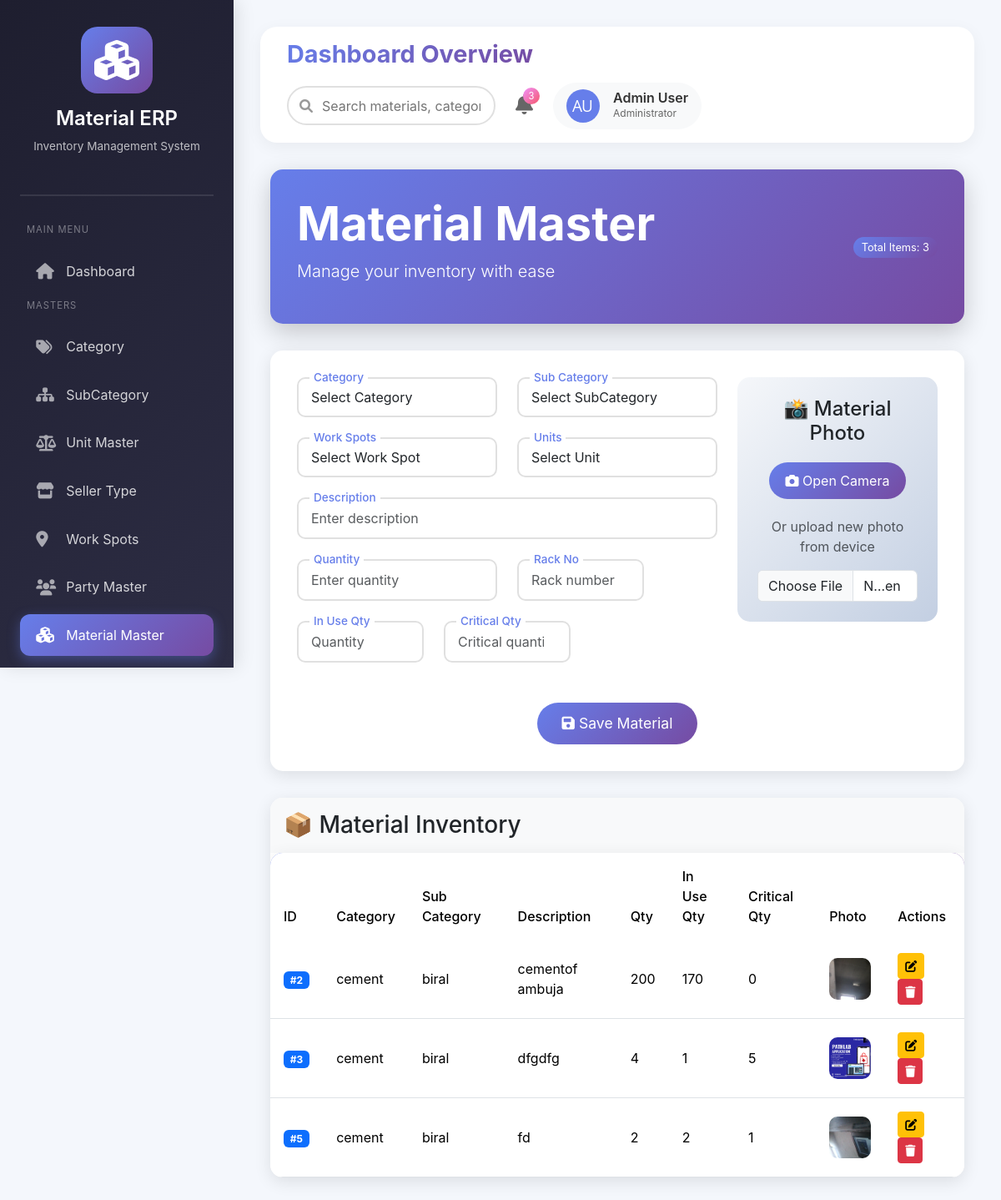
The app's page /materials/master/ with its own data.
### materials/models.py (models this page shows)
class MaterialMaster(models.Model):
    category = models.ForeignKey(Category,on_delete=models.CASCADE)
    sub_category = models.ForeignKey(SubCategory,on_delete=models.CASCADE)
    work_spots = models.ForeignKey(WorkSpots,on_delete=models.CASCADE)
    description = models.CharField(max_length=200)
    units = models.ForeignKey(UnitMaster,on_delete=models.CASCADE)
    quantity = models.IntegerField()
    qty = models.IntegerField()
    rate = models.FloatField()
    rackno = models.CharField(max_length=50)
    critical_qty = models.IntegerField()
    photo = models.ImageField(upload_to="materials")
    added_on = models.DateTimeField(auto_now_add=True)
    status = models.BooleanField(default=True)

### masters/models.py (models this page shows, shortened)
class Category(models.Model):
    id = models.AutoField(primary_key=True)
    name = models.CharField(max_length=100)
    status = models.BooleanField(default=True)

class SubCategory(models.Model):
    id = models.AutoField(primary_key=True)
    category = models.ForeignKey(Category,on_delete=models.CASCADE)
    sub_category = models.CharField(max_length=100)

### materials/views.py (the view, shortened to what this page needs)
# urls.py: path('master/', views.material_master, name='material_master'),
def material_master(request, pk=None):
    instance = None
    if pk:
        instance = get_object_or_404(MaterialMaster, pk=pk)
    category = Category.objects.all()
    subcategory = SubCategory.objects.all()
    workspots = WorkSpots.objects.all()
    units = UnitMaster.objects.all()
    data = MaterialMaster.objects.select_related(
        'category', 'sub_category', 'work_spots', 'units'
    ).all()
    return render(request, 'materials/material_master.html', {
        'category': category,
        'subcategory': subcategory,
        'workspots': workspots,
        'units': units,
        'data': data,
        'instance': instance,
        'is_edit': bool(instance),
    })

### materials/templates/materials/material_master.html (shortened to what this page needs)
{% extends 'base.html' %}
{% block content %}
<div class="container-fluid">
    <div class="material-header">
        <div class="d-flex justify-content-between align-items-center">
            <div>
              <h1 class="display-4 fw-bold">
                    {% if is_edit %}Edit Material{% else %}Material Master{% endif %}
                </h1>
                <p class="lead">Manage your inventory with ease</p>
            </div>
            <div>
                <span class="material-badge">Total Items: {{data|length}}</span>
            </div>
        </div>
    </div>
    <div class="form-card">
        <form method="POST" enctype="multipart/form-data" id="materialForm">
            <div class="row">
                <div class="col-md-8">
                    <div class="row">
                        <div class="col-md-6">
                            <div class="floating-label">
                                <label>Category</label>
                                <select id="category" name="category" class="form-control form-control-modern">
                                    <option value="">Select Category</option>
                                </select>
                            </div>
                        </div>
                        <div class="col-md-6">
                            <div class="floating-label">
                                <label>Sub Category</label>
                               <select id="subcategory" name="subcategory" class="form-control form-control-modern">
                                    <option value="">Select SubCategory</option>
                                </select>
                            </div>
                        </div>
                        <div class="col-md-6">
                            <div class="floating-label">
                                <label>Work Spots</label>
                                <select name="workspots" class="form-control form-control-modern">
                                    <option value="">Select Work Spot</option>
                                </select>
                            </div>
                        </div>
                        <div class="col-md-6">
                            <div class="floating-label">
                                <label>Units</label>
                                <select name="units" class="form-control form-control-modern">
                                    <option value="">Select Unit</option>
                                </select>
                            </div>
                        </div>
                        <div class="col-md-12">
                            <div class="floating-label">
                                <label>Description</label>
                                <input name="description" value="{% if instance %}{{ instance.description }}{% endif %}"  class="form-control form-control-modern" placeholder="Enter description">
                            </div>
                        </div>
                        <div class="col-md-6">
                            <div class="floating-label">
                                <label>Quantity</label>
                                <input name="quantity" value="{% if instance %}{{ instance.quantity }}{% endif %}" class="form-control form-control-modern" placeholder="Enter quantity" type="number">
                            </div>
                        </div>
                        <div class="col-md-4">
                            <div class="floating-label">
                                <label>Rack No</label>
                                <input name="rackno" value="{% if instance %}{{ instance.rackno }}{% endif %}"  class="form-control form-control-modern" placeholder="Rack number">
                            </div>
                        </div>
                        <div class="col-md-4">
                            <div class="floating-label">
                                <label>In Use Qty</label>
                                <input name="qty"value="{% if instance %}{{ instance.qty }}{% endif %}" class="form-control form-control-modern" placeholder="Quantity" type="number">
                            </div>
                        </div>
                        <div class="col-md-4">
                            <div class="floating-label">
                                <label>Critical Qty</label>
                                <input name="critical_qty" class="form-control form-control-modern"value="{% if instance %}{{ instance.critical_qty }}{% endif %}" placeholder="Critical quantity" type="number">
                            </div>
                        </div>
                    </div>
                </div>
                <div class="col-md-4">
    <div class="camera-section">
        <h4 class="mb-3">📸 Material Photo</h4>
        <div class="mt-3">
            <button type="button" class="camera-btn" id="start-camera">
                <i class="fas fa-camera"></i> Open Camera
            </button>
        </div>
        <div class="mt-3">
            <p class="text-muted">Or upload new photo from device</p>
            <input type="file" name="photo" id="photo-upload" class="form-control" accept="image/*">
        </div>
            </div>
        </div>
            </div>
            <div class="text-center mt-4">
                <button type="submit" class="btn-save">
                    <i class="fas fa-save"></i> Save Material
                </button>
            </div>
        </form>
    </div>
    <div class="table-modern">
        <h3 class="p-3 mb-0 bg-light">📦 Material Inventory</h3>
        <table class="table table-modern mb-0">
            <thead>
                <tr>
                    <th>ID</th>
                    <th>Category</th>
                    <th>Sub Category</th>
                    <th>Description</th>
                    <th>Qty</th>
                    <th>In Use Qty</th>
                    <th>Critical Qty</th>
                    <th>Photo</th>
                    <th>Actions</th>
                </tr>
            </thead>
            <tbody>
                {% for row in data %}
                <tr>
                    <td><span class="badge bg-primary">#{{row.id}}</span></td>
                    <td>{{row.category.name}}</td>
                    <td>{{row.sub_category.sub_category}}</td>
                    <td>{{row.description}}</td>
                    <td>{{row.quantity}}</td>
                    <td>{{row.qty}}</td>
                    <td>{{row.critical_qty}}</td>
                    <td>
                        {% if row.photo %}
                        <img src="{{row.photo.url}}" width="50" height="50" style="border-radius: 10px; object-fit: cover;">
                        {% else %}
                        <span class="badge bg-secondary">No Image</span>
                        {% endif %}
                    </td>
                    <td>
    <a href="{% url 'material_master' row.id %}"
       class="btn btn-sm btn-warning me-2" title="Edit">
        <i class="fas fa-edit"></i>
    </a><form method="post"
          action="{% url 'material_delete' row.id %}"
          style="display: inline;"
          onsubmit="return confirm('Are you sure you want to delete this material? This action cannot be undone.')">
        <button type="submit" class="btn btn-sm btn-danger" title="Delete">
            <i class="fas fa-trash"></i>
        </button>
    </form>
                    </td>
                </tr>
                {% endfor %}
            </tbody>
        </table>
    </div>
</div>
<link rel="stylesheet" href="https://cdnjs.cloudflare.com/ajax/libs/font-awesome/6.0.0/css/all.min.css">
{% endblock %}

### materials/templates/materials/material_master.html (style rules this page uses)
.material-header { background: linear-gradient(135deg, #667eea 0%, #764ba2 100%); color: white; padding: 2rem; border-radius: 15px; margin-bottom: 2rem; box-shadow: 0 10px 30px rgba(0,0,0,0.2); }
.form-card { background: white; border-radius: 15px; padding: 2rem; box-shadow: 0 5px 20px rgba(0,0,0,0.1); margin-bottom: 2rem; }
.camera-section { background: linear-gradient(135deg, #f5f7fa 0%, #c3cfe2 100%); border-radius: 15px; padding: 1.5rem; text-align: center; }
.camera-btn { background: linear-gradient(135deg, #667eea 0%, #764ba2 100%); color: white; border: none; padding: 10px 20px; border-radius: 25px; margin: 5px; cursor: pointer; transition: transform 0.3s ease; }
.table-modern { background: white; border-radius: 15px; overflow: hidden; box-shadow: 0 5px 20px rgba(0,0,0,0.1); }
.table-modern thead { background: linear-gradient(135deg, #667eea 0%, #764ba2 100%); color: white; }
.table-modern th { padding: 1rem; font-weight: 500; border: none; }
.table-modern td { padding: 1rem; vertical-align: middle; }
.material-badge { background: linear-gradient(135deg, #667eea 0%, #764ba2 100%); color: white; padding: 5px 10px; border-radius: 20px; font-size: 0.8rem; }
.btn-save { background: linear-gradient(135deg, #667eea 0%, #764ba2 100%); color: white; border: none; padding: 12px 30px; border-radius: 25px; font-size: 1.1rem; cursor: pointer; transition: transform 0.3s ease; }
.form-control-modern { border: 2px solid #e0e0e0; border-radius: 10px; padding: 10px 15px; transition: all 0.3s ease; }
.floating-label { position: relative; margin-bottom: 1.5rem; }
.floating-label input { height: 50px; }
.floating-label label { position: absolute; top: -10px; left: 15px; background: white; padding: 0 5px; font-size: 0.85rem; color: #667eea; font-weight: 500; }

### records on screen
MaterialMaster: id "2", category.name "cement", sub_category.sub_category "biral", description "cementof ambuja", quantity "200", qty "170", critical_qty "0", photo (picture)
MaterialMaster: id "3", category.name "cement", sub_category.sub_category "biral", description "dfgdfg", quantity "4", qty "1", critical_qty "5", photo (picture)
MaterialMaster: id "5", category.name "cement", sub_category.sub_category "biral", description "fd", quantity "2", qty "2", critical_qty "1", photo (picture)

### other values on screen
{{ data|length }} "3"
